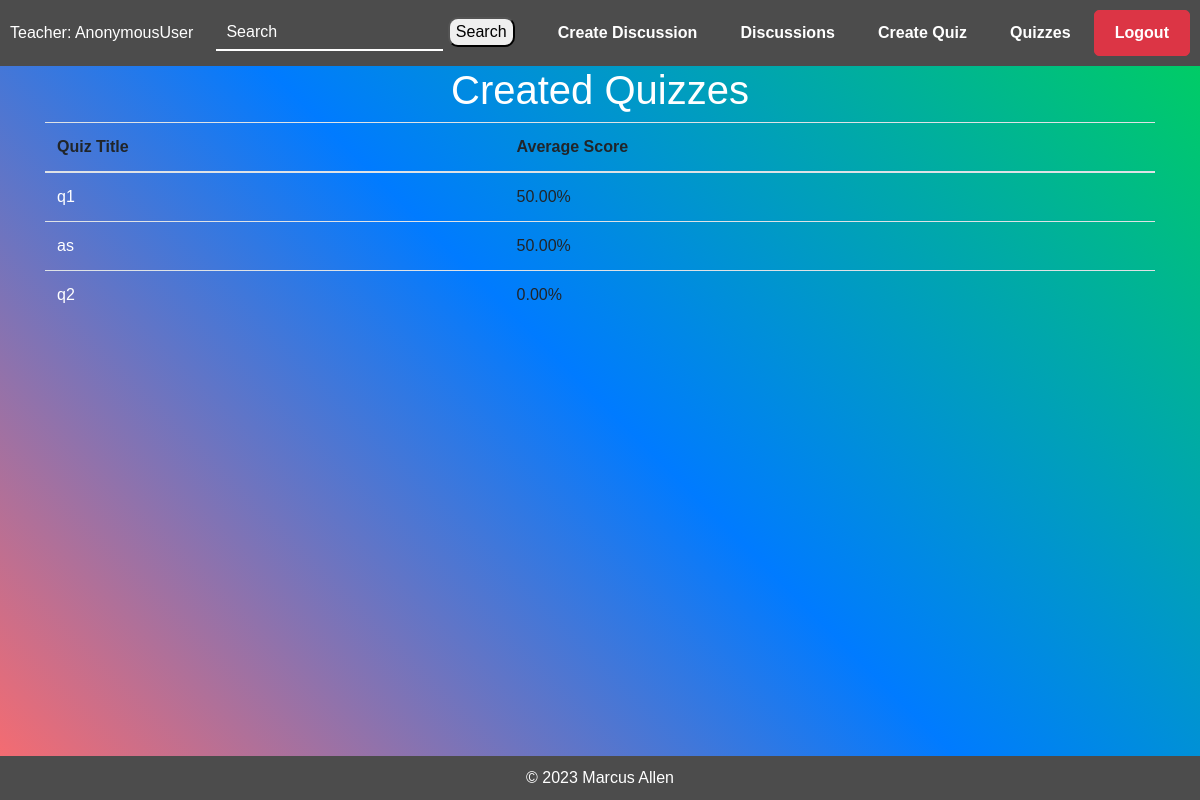
The app's page /teachers/created_quizzes/, older data.
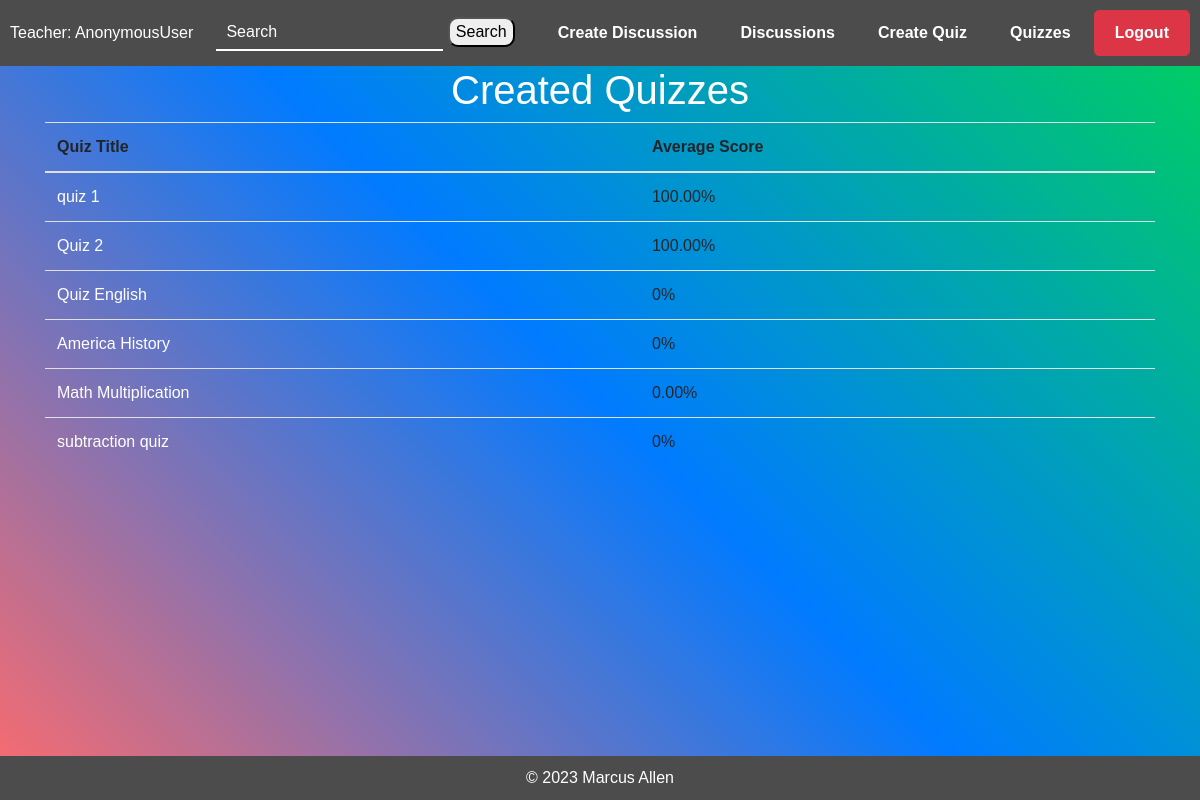
The same page, newer data.
### teachers/models.py (models this page shows)
class Quiz(models.Model):
    title = models.CharField(max_length=255)
    author = models.ForeignKey(User, on_delete=models.CASCADE)
    subject = models.CharField(max_length=255, default="Math")

### teachers/views.py (the view)
# urls.py: path('created_quizzes/', views.created_quizzes, name='created_quizzes'),
def created_quizzes(request):
    quizzes = Quiz.objects.all()
    quiz_data = []
    for quiz in quizzes:
        grades = Grade.objects.filter(quiz=quiz)
        total_score = sum(grade.grade for grade in grades if grade.grade is not None)
        average_score = total_score / len(grades) if len(grades) > 0 else 0
        quiz_data.append({
            'quiz': quiz,
            'grade_submission_attempts': quiz.grade.submission_attempts if hasattr(quiz, 'grade') else 0,
            'average_score': average_score,
            'grades': grades,
        })
    context = {
        'quiz_data': quiz_data,
    }
    return render(request, "teachers/created_quizzes.html", context)

### teachers/templates/teachers/created_quizzes.html
{% extends "teachers/index.html" %}
{% block content %}
  <h1>Created Quizzes</h1>
  <table class="table">
    <thead>
      <tr>
        <th>Quiz Title</th>
        <th>Average Score</th>
      </tr>
    </thead>
    <tbody>
      {% for quiz_info in quiz_data %}
        <tr>
          {% if quiz_info.grade.submission_attempts %}
            <td><a style="color: white" href="{% url 'teachers:view_quiz_chart' quiz_info.quiz.id %}">{{ quiz_info.quiz.title }}</a></td>
            <td>Has not Been Taken</td>
          {% else %}
            <td><a style="color: white" href="{% url 'teachers:view_quiz_chart' quiz_info.quiz.id %}">{{ quiz_info.quiz.title }}</a></td>
            <td>{{ quiz_info.average_score }}%</td>
          {% endif %}
        </tr>
      {% empty %}
        <tr>
          <td colspan="2">No quizzes created.</td>
        </tr>
      {% endfor %}
    </tbody>
  </table>
{% endblock %}

Row changes from the older to the newer data that the page shows:
removed Quiz: quiz "q1", average_score "50.00"
removed Quiz: quiz "as", average_score "50.00"
removed Quiz: quiz "q2", average_score "0.00"
added Quiz: quiz "quiz 1", average_score "100.00"
added Quiz: quiz "Quiz 2", average_score "100.00"
added Quiz: quiz "Quiz English", average_score "0"
added Quiz: quiz "America History", average_score "0"
added Quiz: quiz "Math Multiplication", average_score "0.00"
added Quiz: quiz "subtraction quiz", average_score "0"
